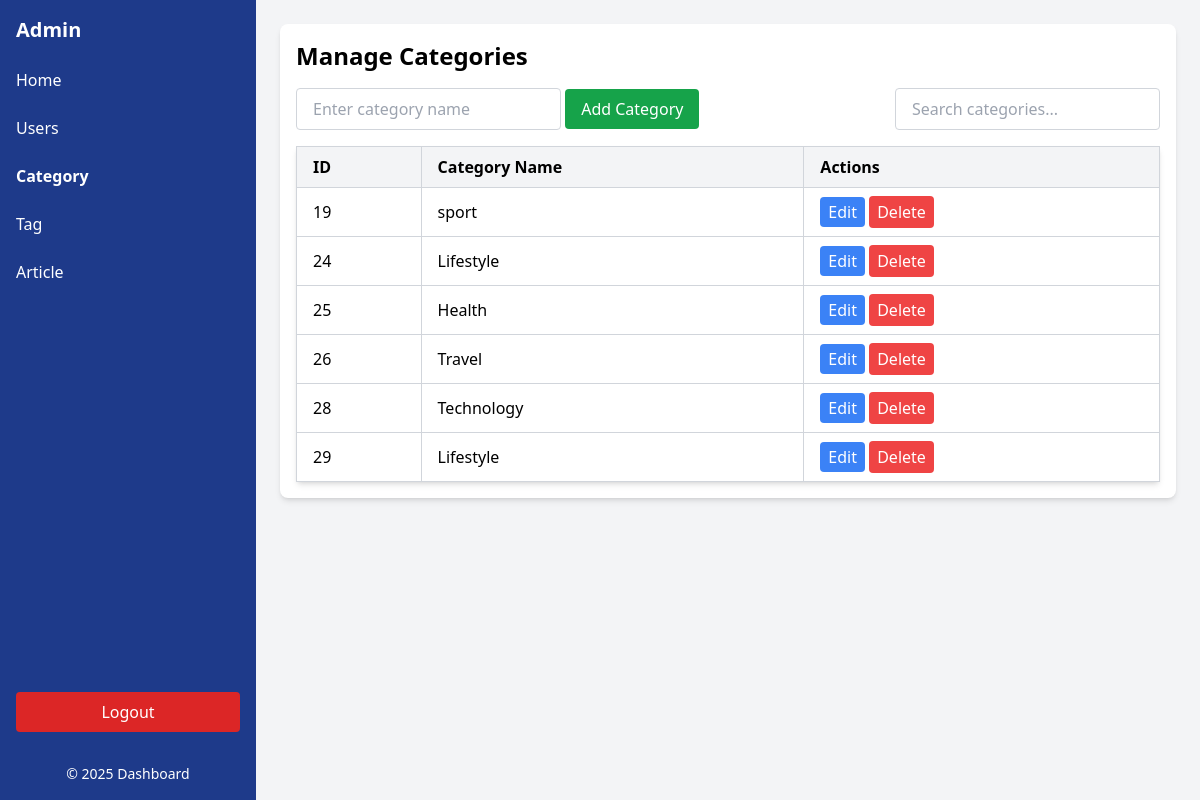
The page /app/front-end/category.php (signed in) on the database its author committed.
### tables this page shows
CREATE TABLE `categories` (
  `id` bigint(20) NOT NULL,
  `name` text NOT NULL
);

### app/config/database.php (called while the page is built, shortened)
<?php
class Database
{
    private $servername = "localhost";
    private $username = "root";
    private $password = "";
    private $dbname = "blogger";
    private $conn;
    public function __construct()
    {
        try {
            $this->conn = new PDO("mysql:host={$this->servername};dbname={$this->dbname}", $this->username, $this->password);
            $this->conn->setAttribute(PDO::ATTR_ERRMODE, PDO::ERRMODE_EXCEPTION);
        } catch (PDOException $e) {
            die("Connection failed: " . $e->getMessage());
        }
    }
    public function getConnection() {
        return $this->conn;
    }
}

### app/handler/c.php (called while the page is built, shortened)
<?php
$database = new Database();
$db = $database->getConnection();
$category = new Category($db);
$categories = $category->getAllCat();

### app/class/crud/crud.php (called while the page is built, shortened)
<?php
class Crud extends Database
{
    public function selectRecords(string $table, string $columns = '*', string $where = null)
    {
        $sql = "SELECT $columns FROM $table";
        try {
            $stmt = $this->getConnection()->prepare($sql);
            if ($stmt->execute()) {
                return $stmt->fetchAll(PDO::FETCH_ASSOC);
            } else {
                return false;
            }
        } catch (PDOException $e) {
            error_log("Error selecting records: " . $e->getMessage());
            return false;
        }
    }
}

### app/class/category/category.php (called while the page is built, shortened)
<?php
class Category extends Crud {
    private $table = "categories";
    public function getAllCat() {
        return $this->selectRecords($this->table);
    }
}

### app/front-end/category.php (the view, shortened to what this page needs)
<?php
require_once '../class/category/category.php';
require_once '../handler/c.php';
?>
<!DOCTYPE html>
<html lang="en">
<head>
    <script src="https://cdn.tailwindcss.com"></script>
</head>
<body class="bg-gray-100 h-screen">
    <div class="flex h-full">
        <aside class="w-64 bg-blue-900 text-white flex flex-col">
            <div class="p-4 text-xl font-bold">Admin</div>
            <nav class="flex-1">
                <ul class="space-y-2">
                <li><a href="dashboard.php" class="block px-4 py-2 hover:bg-blue-700">Home</a></li>
                <li><a href="userTrack.php" class="block px-4 py-2 hover:bg-blue-700">Users</a></li>
                    <li><a href="category.php" class="block px-4 py-2 hover:bg-blue-700 font-bold">Category</a></li>
                    <li><a href="tag.php" class="block px-4 py-2 hover:bg-blue-700">Tag</a></li>
                    <li><a href="article.php" class="block px-4 py-2 hover:bg-blue-700">Article</a></li>
                </ul>
            </nav>
            <div class="p-4">
                <a href="app/auth/login.php">
                    <button class="w-full bg-red-600 text-white py-2 rounded hover:bg-red-700">Logout</button>
                </a>
            </div>
            <div class="p-4 text-sm text-center">&copy; 2025 Dashboard</div>
        </aside>
        <main class="flex-1 p-6">
            <div class="bg-white shadow-md rounded-lg p-4">
                <h1 class="text-2xl font-semibold mb-4">Manage Categories</h1>
                <div class="flex justify-between items-center mb-4">
                    <form action="category.php" method="POST">
                        <input
                            type="text"
                            name="categoryName"
                            placeholder="Enter category name"
                            class="border border-gray-300 rounded px-4 py-2"
                            required />
                        <button type="submit" class="bg-green-600 text-white px-4 py-2 rounded hover:bg-green-700">Add Category</button>
                    </form>
                    <input
                        type="text"
                        placeholder="Search categories..."
                        class="border border-gray-300 rounded px-4 py-2" />
                </div>
                <table class="w-full border border-gray-300 bg-white rounded shadow-md">
                    <thead class="bg-gray-100">
                        <tr>
                            <th class="border border-gray-300 px-4 py-2 text-left">ID</th>
                            <th class="border border-gray-300 px-4 py-2 text-left">Category Name</th>
                            <th class="border border-gray-300 px-4 py-2 text-left">Actions</th>
                        </tr>
                    </thead>
                    <tbody>
                        <?php foreach ($categories as $category): ?>
                            <tr>
                                <td class="border border-gray-300 px-4 py-2"><?php echo htmlspecialchars($category['id']); ?></td>
                                <td class="border border-gray-300 px-4 py-2"><?php echo htmlspecialchars($category['name']); ?></td>
                                <td class="border border-gray-300 px-4 py-2">
                                    <form action="updateCategory.php" method="GET" style="display:inline;">
                                        <a href="updateCategory.php?id=<?php echo htmlspecialchars($category['id']); ?>" class="bg-blue-500 text-white px-2 py-1 rounded hover:bg-blue-600">Edit</a>
                                    </form>
                                    <form action="category.php" method="POST" style="display:inline;">
                                        <button type="submit" class="bg-red-500 text-white px-2 py-1 rounded hover:bg-red-600" onclick="return confirm('Are you sure you want to delete this category?');">Delete</button>
                                    </form>
                                </td>
                            </tr>
                        <?php endforeach; ?>
                    </tbody>
                </table>
            </div>
        </main>
    </div>
</body>
</html>

### rows shown on the page
categories: id "19", name "sport"
categories: id "24", name "Lifestyle"
categories: id "25", name "Health"
categories: id "26", name "Travel"
categories: id "28", name "Technology"
categories: id "29", name "Lifestyle"
